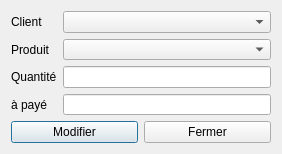
<?xml version="1.0" encoding="UTF-8"?>
<ui version="4.0">
 <class>VentesCreditEditWindow</class>
 <widget class="QDialog" name="VentesCreditEditWindow">
  <property name="geometry">
   <rect>
    <x>0</x>
    <y>0</y>
    <width>282</width>
    <height>154</height>
   </rect>
  </property>
  <property name="minimumSize">
   <size>
    <width>282</width>
    <height>154</height>
   </size>
  </property>
  <property name="maximumSize">
   <size>
    <width>282</width>
    <height>154</height>
   </size>
  </property>
  <property name="windowTitle">
   <string>Dialog</string>
  </property>
  <property name="modal">
   <bool>true</bool>
  </property>
  <layout class="QVBoxLayout" name="verticalLayout">
   <item>
    <layout class="QGridLayout" name="gridLayout">
     <item row="0" column="0">
      <widget class="QLabel" name="label">
       <property name="text">
        <string>Client</string>
       </property>
      </widget>
     </item>
     <item row="0" column="1">
      <widget class="QComboBox" name="i_client"/>
     </item>
     <item row="1" column="0">
      <widget class="QLabel" name="label_2">
       <property name="text">
        <string>Produit</string>
       </property>
      </widget>
     </item>
     <item row="1" column="1">
      <widget class="QComboBox" name="i_produit"/>
     </item>
     <item row="2" column="0">
      <widget class="QLabel" name="label_3">
       <property name="text">
        <string>Quantité</string>
       </property>
      </widget>
     </item>
     <item row="2" column="1">
      <widget class="QLineEdit" name="i_quantite"/>
     </item>
     <item row="3" column="0">
      <widget class="QLabel" name="label_4">
       <property name="text">
        <string>à payé</string>
       </property>
      </widget>
     </item>
     <item row="3" column="1">
      <widget class="QLineEdit" name="i_paye"/>
     </item>
    </layout>
   </item>
   <item>
    <layout class="QHBoxLayout" name="horizontalLayout">
     <item>
      <widget class="QPushButton" name="pushButton">
       <property name="text">
        <string>Modifier</string>
       </property>
      </widget>
     </item>
     <item>
      <widget class="QPushButton" name="pushButton_2">
       <property name="text">
        <string>Fermer</string>
       </property>
      </widget>
     </item>
    </layout>
   </item>
  </layout>
 </widget>
 <resources/>
 <connections/>
</ui>
